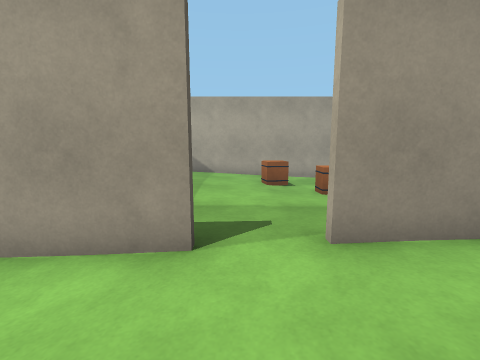
view 1 (above)

19 first-person views from a walk through a Gazebo world. The camera is 1.2 m above the floor, tilts 8° down and sees 90° across. The floor is counted in squares, 1 m on a side. Each view is taken from the middle of a square. On the plan, view 1 faces up. The plan holds only what a view shows up to about 11 squares ahead; the rest is blank.

view 2
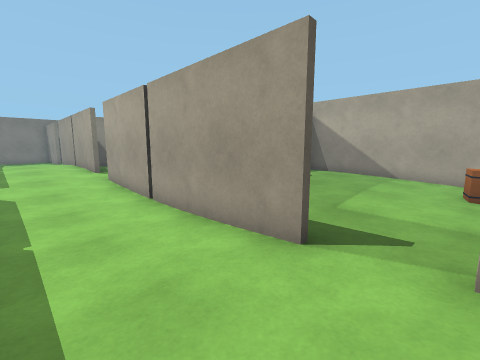

view 3
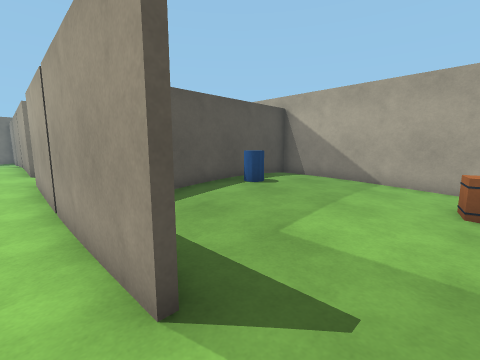

view 4
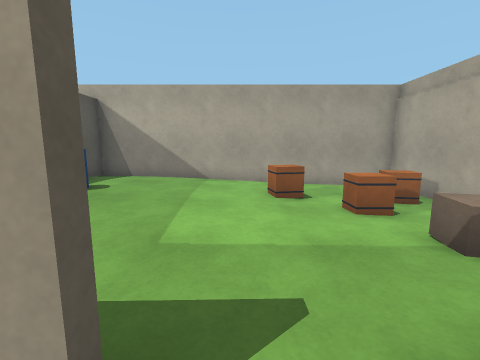

view 5
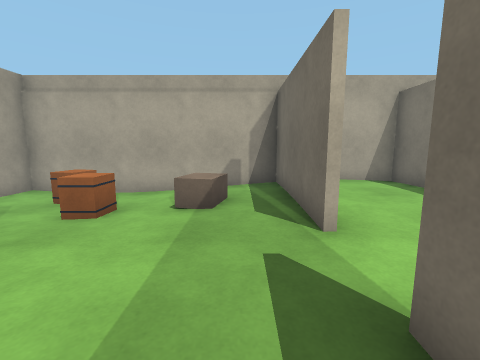

view 6
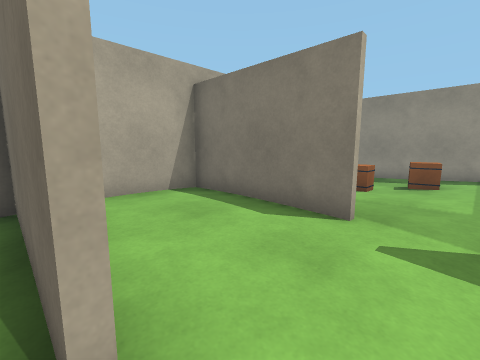

view 7
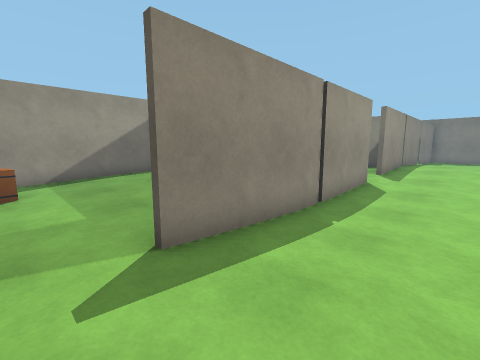

view 8
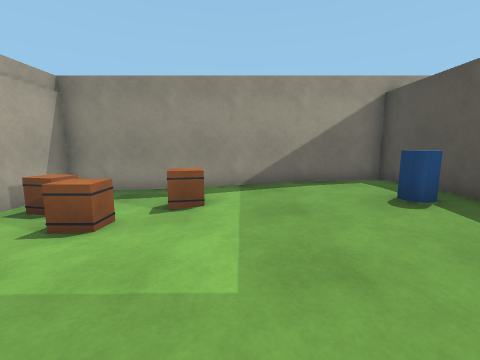

view 9
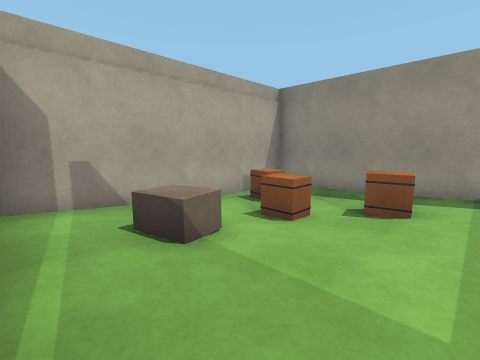

view 10
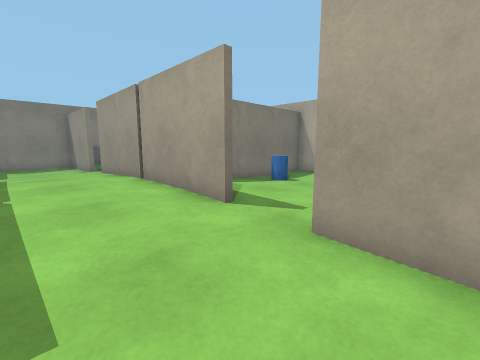

view 11
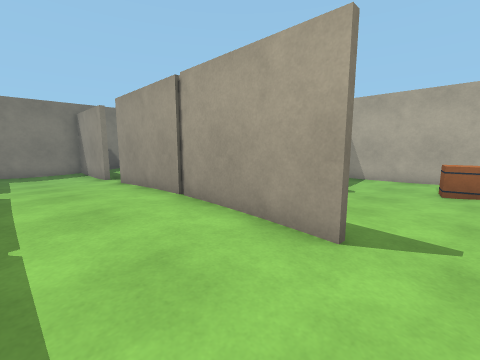

view 12
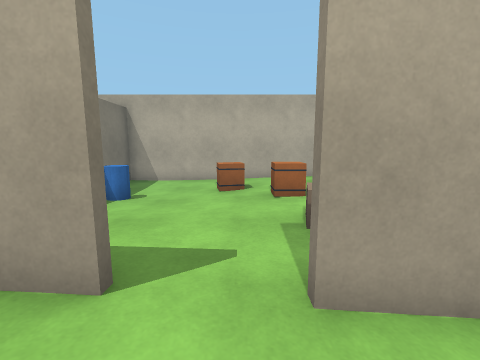

view 13
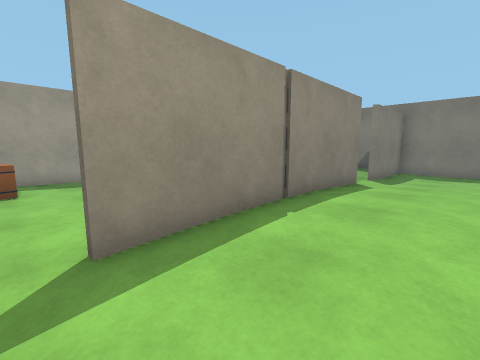

view 14
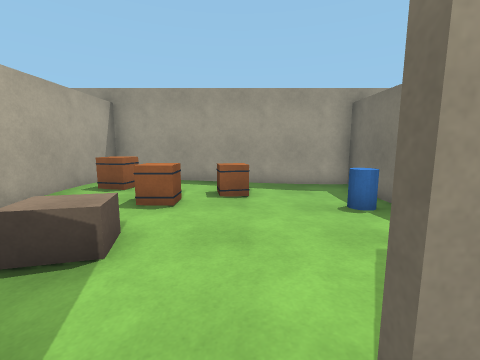

view 15
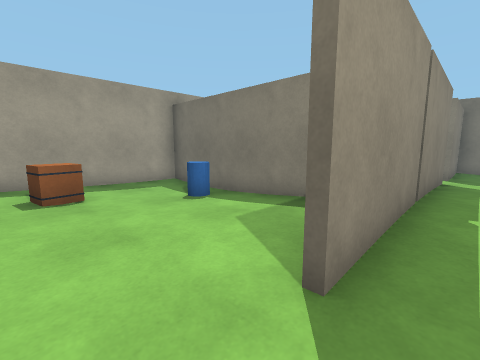

view 16
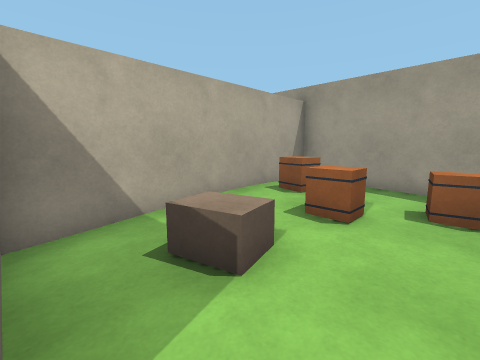

view 17
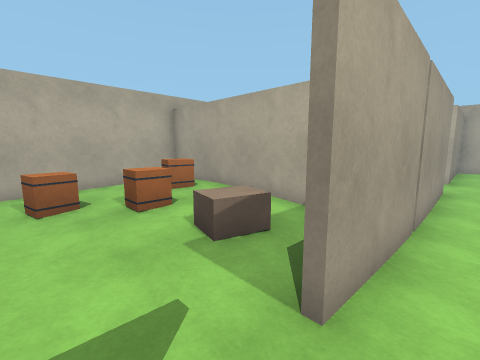

view 18
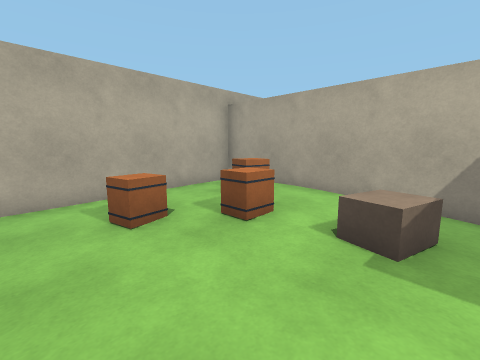

view 19
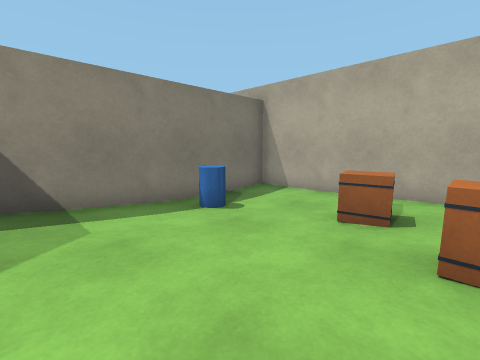

### Floor plan
Key: @ floor where view 1 was taken; # wall or solid block; . main floor; : floor 0.25 m higher than the main floor; - floor 0.25 m lower than the main floor; B brown box; C blue cylinder.
Columns run from 23 left of view 1 to 6 right of it. Each row starts with its distance up from view 1.
 11           ####################
 10           #.....::#::....----#
  9           #.....::#:::...----#
  8           #...B.:B#:::..B--B-#
  7           #C...B::#C::...-B--#
  6           #.....::#::.....---#
  5           #....BB.#.......B  #
  4           #::.....#..........#
  3 #####.#######:.########..#####
  2 #.....::::::::....---.....:::#
  1 #.....::::::::....----...::::#
  0 #.....::::::::....---..@..:::#
 -1 #####.:#######..#######..#####
 -2           #::......#.........#
 -3           #.....B..#......B..#
 -4           #.....:  #:.....---#
 -5           #C....B::#C:...-B--#
 -6           #...B.:B:#::..B--B-#
 -7           #.....: :#::...----#
 -8           #.....:  #:....----#
 -9           ###################

Where each view was taken, in squares from view 1:
view 1: 0 up, 0 right, facing up
view 2: 0 up, 1 right, facing up-left
view 3: 2 up, 1 right, facing up-left
view 4: 2 up, 0 right, facing up
view 5: 4 up, 2 left, facing right
view 6: 3 up, 0 right, facing down-right
view 7: 2 up, 1 right, facing down-left
view 8: 1 down, 0 right, facing down
view 9: 1 down, 0 right, facing down-right
view 10: 0 up, 7 left, facing up-left
view 11: 0 up, 9 left, facing up-left
view 12: 1 up, 9 left, facing up
view 13: 2 up, 9 left, facing down-left
view 14: 0 up, 9 left, facing down
view 15: 0 up, 8 left, facing down-left
view 16: 1 down, 9 left, facing down-right
view 17: 2 up, 10 left, facing up-right
view 18: 4 up, 11 left, facing up-right
view 19: 4 up, 8 left, facing up-left
